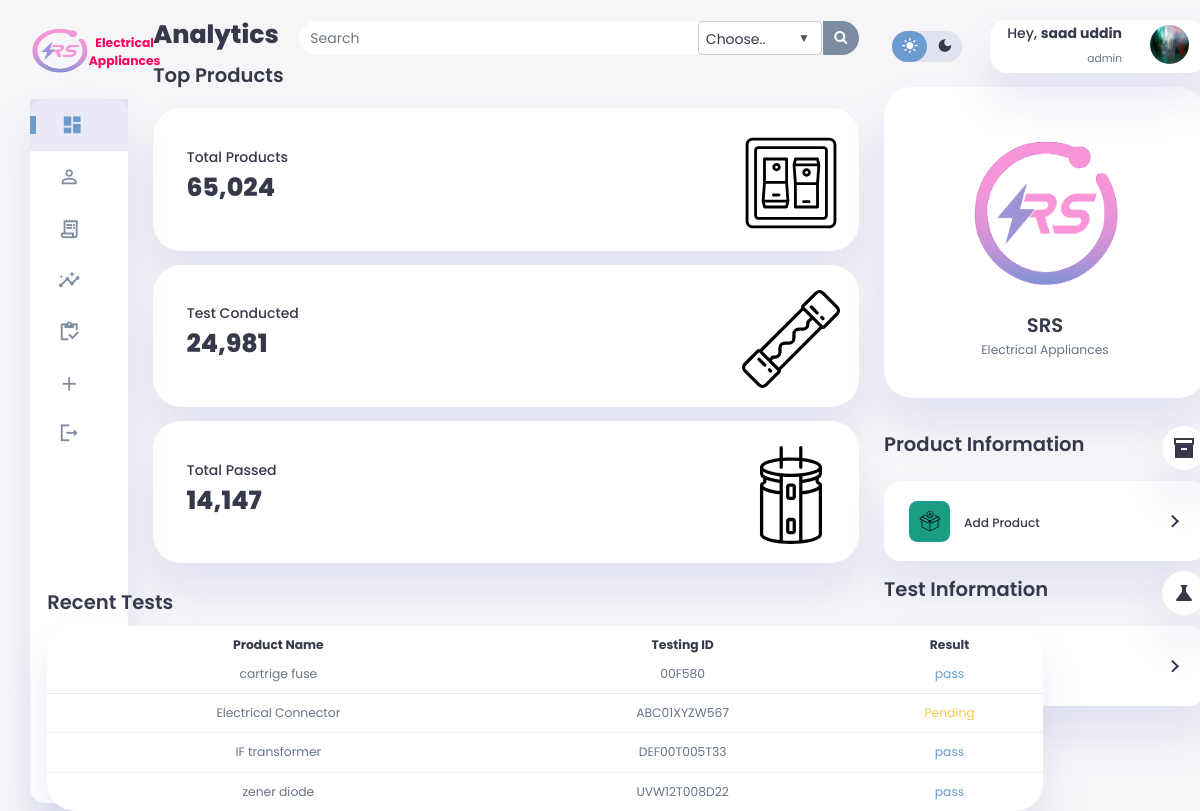
/index.php (signed in), run on the app's committed database.
### tables this page shows
CREATE TABLE `testing_records` (
  `testing_id` varchar(12) NOT NULL,
  `product_id` varchar(10) NOT NULL,
  `testing_code` varchar(255) NOT NULL,
  `testing_roll_number` varchar(255) NOT NULL,
  `test_result` varchar(50) NOT NULL,
  `remarks` text NOT NULL,
  `tester_name` varchar(255) NOT NULL,
  `remanufacturing_status` tinyint(1) NOT NULL
);

CREATE TABLE `products_table` (
  `product_id` varchar(10) NOT NULL,
  `product_name` varchar(50) NOT NULL,
  `revision_no` varchar(50) NOT NULL,
  `manufacturing_no` varchar(50) NOT NULL,
  `category_name` varchar(255) DEFAULT NULL
);

CREATE TABLE `role` (
  `r_id` int(11) NOT NULL,
  `fname` varchar(50) NOT NULL,
  `lname` varchar(50) NOT NULL,
  `email` varchar(256) NOT NULL,
  `pass` varchar(256) NOT NULL,
  `role` varchar(10) NOT NULL
);

### include/right-section.php (the view, shortened to what this page needs)
<div class="user-profile">
                <div class="logo">
                    <img src="images/logo-02.png">
                    <h2>SRS</h2>
                    <p>Electrical Appliances</p>
                </div>
            </div>
            <div class="reminders">
                <div class="header" id="adminHeading">
                    <h2>Product Information</h2>
                    <span class="material-icons-sharp">
                    </span>
                </div>
                <div class="notification a" id="adminDiv" data-bs-toggle="modal" data-bs-target="#productModal">
                    <div class="icon" id="svg">
                    </div>
                    <div class="content">
                        <div class="info">
                            <h3>Add Product</h3>
                        </div>
                        <span class="arrow right "></span>
                    </div>
                </div>
                <div class="header">
                    <h2>Test Information</h2>
                    <span class="material-icons-sharp">
                    </span>
                </div>
                <div class="notification a deactive " id="employeeDiv" data-bs-toggle="modal" data-bs-target="#TestModal">
                    <div class="icon" id="svg">
                    </div>
                    <div class="content">
                        <div class="info">
                            <h3>Add Test</h3>
                        </div>
                        <span class="arrow right "></span>
                    </div>
                </div>
            </div>
        </div>
    </div>

### include/main.php (shortened to what this page needs)
<main>
<div class="header-container d-flex justify-content-between">
    <h1>Analytics</h1>
    <div class="search">
        <form action="search_results.php" method="GET" class='form-inline'>
            <div class="input-group">
                <input type='text' id='search' class="form-control search-form" name="query" placeholder="Search">
                <div class="custom-select-wrapper">
                <select class="form-control custom-select search-select" name="category">
                <option value="" selected disabled hidden>Choose..</option>
                </select>
                </div>
                <span class="input-group-btn" style="width:39px">
                    <button id="search-this" type="submit" class="pull-right btn btn-default search-btn">
                        <i class="fa fa-search"></i>
                    </button>
                </span>
            </div>
        </form>
    </div>
</div>
    <div class="top-products mt-2">
        <h2>Top Products</h2>
        <div class="analyse">
            <div class="sales">
                <div class="status">
                    <div class="info">
                        <h3>Total Products</h3>
                        <h1 style="margin-left: 1vh;">65,024</h1>
                    </div>
                    <div class="progresss">
                    </div>
                </div>
            </div>
            <div class="visits">
                <div class="status">
                    <div class="info">
                        <h3>Test Conducted</h3>
                        <h1 style="margin-left: 1vh;">24,981</h1>
                    </div>
                    <div class="progresss">
                    </div>
                </div>
            </div>
            <div class="searches">
                <div class="status">
                    <div class="info">
                        <h3>Total Passed</h3>
                        <h1 style="margin-left: 1vh;">14,147</h1>
                    </div>
                    <div class="progresss">
                    </div>
                </div>
            </div>
        </div>
    </div>
    <div class="recent-orders">
        <h2>Recent Tests</h2>
        <?php
        if ($result && mysqli_num_rows($result) > 0) {
            echo "<table border='1'>
    <thead>
        <tr>
            <th>Product ID</th>
            <th>Product Name</th>
            <th>Testing ID</th>
            <th>Result</th>
            <th>Tester Name</th>
        </tr>
    </thead>
    <tbody>";
            while ($row = mysqli_fetch_assoc($result)) {
                $resultClass = ($row['test_result'] === 'Declined') ? 'danger' : (($row['test_result'] === 'Pending') ? 'warning' : 'primary');
                echo "<tr>
        <td>{$row['product_id']}</td>
        <td>{$row['product_name']}</td>
        <td>{$row['testing_id']}</td>
        <td class={$resultClass}>{$row['test_result']}</td>
        <td>{$row['tester_name']}</td>
      </tr>";
            }
            echo "</tbody></table>";
        } else {
            echo "0 results";
        } ?>
    </div>
</main>

### include/user-nav.php (shortened to what this page needs)
 <?php
include("db_connection.php");
 ?>
 <div class="right-section">
            <div class="nav">
                <div class="day-night">
                    <div class="dark-mode">
                        <span class="material-icons-sharp active">
                        </span>
                        <span class="material-icons-sharp">
                        </span>
                    </div>
                </div>
                <div class="profile">
                    <div class="info">
                        <h6>Hey, <b><?php if(isset($_SESSION['email'])){
                $query = "SELECT * FROM `role` WHERE email = '$_SESSION[email]'";
                $res = mysqli_query($con,$query);
                $row = mysqli_fetch_assoc($res);
                echo $row['fname'] . " " . $row['lname'];
                        }
             ?></b></h6>
                        <small class="text-muted" style="text-align:left;"><?php  echo $row['role']  ?></small>
                    </div>
                    <div class="profile-photo">
                        <img src="images/profile-1.jpg">
                    </div>
                </div>
            </div>

### data on the page
testing_records: product.product_name "cartrige fuse", testing_id "00F580", test_result "pass"
testing_records: product.product_name "Electrical Connector", testing_id "ABC01XYZW567", test_result "Pending"
testing_records: product.product_name "IF transformer", testing_id "DEF00T005T33", test_result "pass"
testing_records: product.product_name "zener diode", testing_id "UVW12T008D22", test_result "pass"
role: fname "saad", lname "uddin", role "admin"
